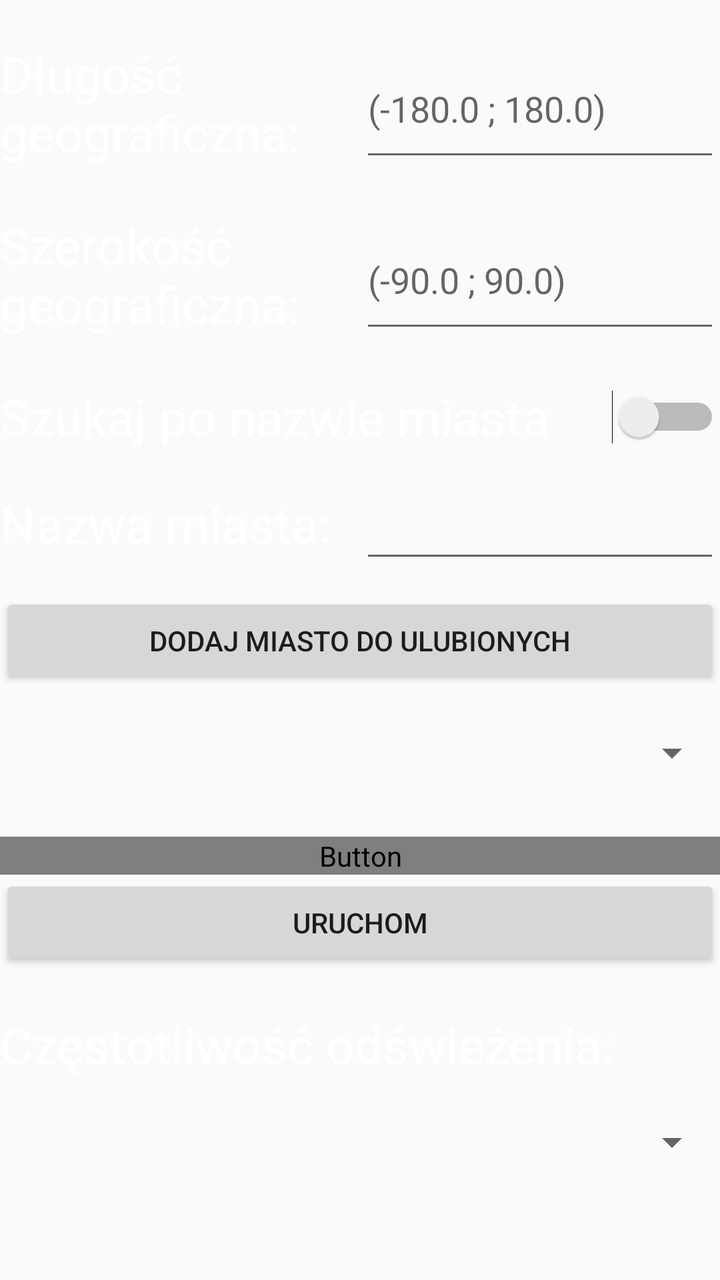
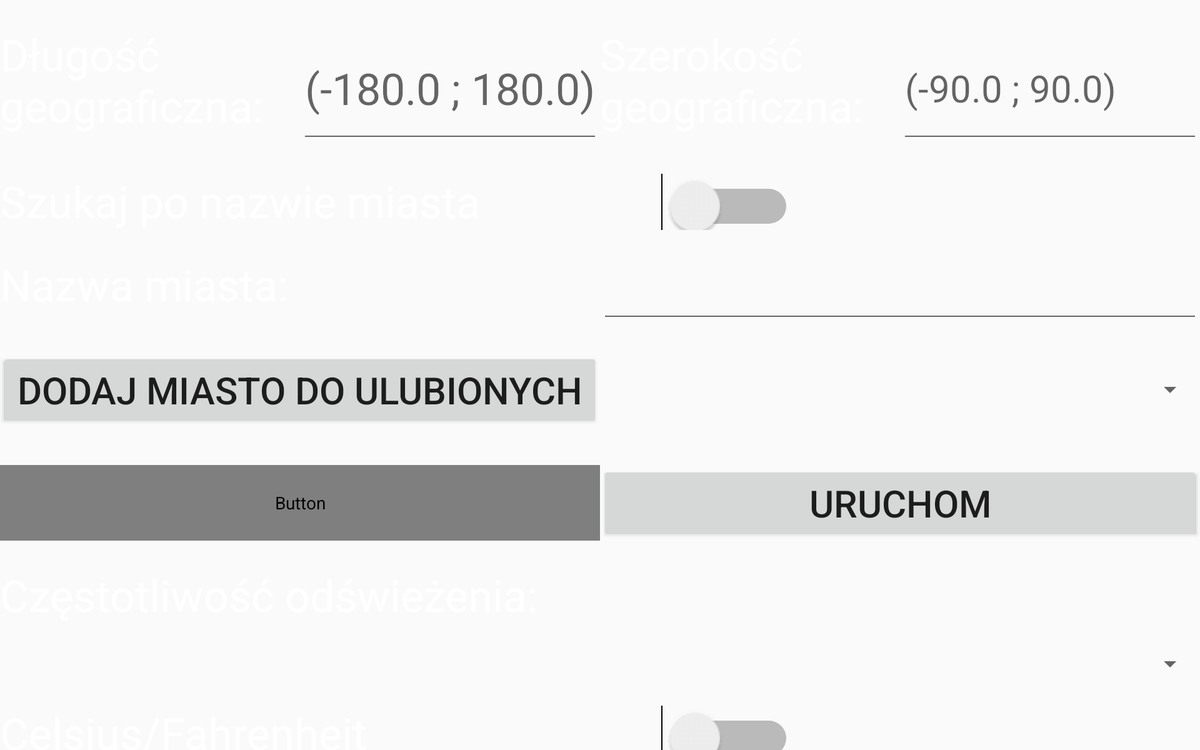

Two renders of one Android screen. The first uses the default layout on a phone; the second uses the alternative layout the repository ships for a different screen configuration, on a matching device. The two XML files are below.
<!-- AndroidManifest.xml: application theme AppTheme -->
<!-- res/layout/activity_main.xml -->
<?xml version="1.0" encoding="utf-8"?>
<FrameLayout xmlns:android="http://schemas.android.com/apk/res/android"
    android:layout_width="match_parent"
    android:layout_height="match_parent"
    android:background="@color/blue_300">

    <TableLayout
        android:layout_width="match_parent"
        android:layout_height="match_parent"
        android:shrinkColumns="0,1"
        android:stretchColumns="0,2">

        <TableRow
            android:layout_width="match_parent"
            android:layout_height="0dp"
            android:paddingTop="20dp">

            <TextView
                android:layout_width="0dp"
                android:layout_height="match_parent"
                android:layout_weight="1"
                android:text="Długość geograficzna:"
                android:textColor="@android:color/white"
                android:textSize="25dp" />

            <EditText
                android:id="@+id/longitude"
                android:layout_width="0dp"
                android:layout_height="match_parent"
                android:layout_weight="1"
                android:hint="(-180.0 ; 180.0)"
                android:inputType="numberSigned"
                android:textColor="@android:color/white" />
        </TableRow>

        <TableRow
            android:layout_width="match_parent"
            android:layout_height="0dp"
            android:paddingTop="20dp">

            <TextView
                android:layout_width="0dp"
                android:layout_height="match_parent"
                android:layout_weight="1"
                android:text="Szerokość geograficzna:"
                android:textColor="@android:color/white"
                android:textSize="25dp" />

            <EditText
                android:id="@+id/latitude"
                android:layout_width="0dp"
                android:layout_height="match_parent"
                android:layout_weight="1"
                android:hint="(-90.0 ; 90.0)"
                android:inputType="numberSigned"
                android:textColor="@android:color/white" />
        </TableRow>

        <TableRow
            android:layout_width="match_parent"
            android:layout_height="20dp"
            android:paddingTop="20dp">

            <TextView
                android:layout_width="0dp"
                android:layout_height="wrap_content"
                android:layout_weight="1"
                android:text="Szukaj po nazwie miasta"
                android:textColor="@android:color/white"
                android:textSize="25dp" />

            <Switch
                android:id="@+id/simpleSwitch"
                android:layout_width="wrap_content"
                android:layout_height="wrap_content"
                android:gravity="bottom" />
        </TableRow>

        <TableRow
            android:layout_width="match_parent"
            android:layout_height="0dp"
            android:paddingTop="20dp">

            <TextView
                android:layout_width="0dp"
                android:layout_height="match_parent"
                android:layout_weight="1"
                android:text="Nazwa miasta:"
                android:textColor="@android:color/white"
                android:textSize="25dp" />

            <EditText
                android:id="@+id/city_name"
                android:layout_width="0dp"
                android:layout_height="match_parent"
                android:layout_weight="1"
                android:hint=""
                android:textColor="@android:color/white" />
        </TableRow>

        <TableRow
            android:layout_width="match_parent"
            android:layout_height="0dp"
            android:paddingTop="10dp">

            <Button
                android:id="@+id/buttonFav"
                android:layout_width="0dp"
                android:layout_height="match_parent"
                android:layout_weight="1"
                android:text="Dodaj miasto do ulubionych" />
        </TableRow>



        <TableRow
            android:layout_width="match_parent"
            android:layout_height="0dp"
            android:paddingTop="20dp">


            <Spinner
                android:id="@+id/favourite"
                android:layout_width="0dp"
                android:layout_height="match_parent"
                android:layout_weight="1"
                android:textColor="@android:color/white" />
        </TableRow>

        <TableRow
            android:layout_width="match_parent"
            android:layout_height="0dp"
            android:paddingTop="30dp">

            <Button
                android:id="@+id/buttonFavDelete"
                android:layout_width="0dp"
                android:layout_height="match_parent"
                android:layout_weight="1"
                android:textColor="@color/red_100"
                android:text="Wyczyść listę ulubionych" />
        </TableRow>
        <TableRow
            android:layout_width="match_parent"
            android:layout_height="0dp">

            <Button
                android:id="@+id/button"
                android:layout_width="0dp"
                android:layout_height="match_parent"
                android:layout_weight="1"
                android:text="Uruchom" />

        </TableRow>
        <TableRow
            android:layout_width="match_parent"
            android:layout_height="0dp"
            android:paddingTop="20dp">

            <TextView
                android:layout_width="0dp"
                android:layout_height="match_parent"
                android:layout_weight="1"
                android:text="Częstotliwość odświeżenia:"
                android:textColor="@android:color/white"
                android:textSize="25dp" />

        </TableRow>

        <TableRow
            android:layout_width="match_parent"
            android:layout_height="0dp"
            android:paddingTop="20dp">


            <Spinner
                android:id="@+id/refresh"
                android:layout_width="0dp"
                android:layout_height="match_parent"
                android:layout_weight="1"
                android:textColor="@android:color/white" />
        </TableRow>

    </TableLayout>
</FrameLayout>
<!-- resources referenced by this layout -->
<resources>
  <style name="AppTheme" parent="Theme.AppCompat.Light.NoActionBar">
          <item name="colorPrimary">@color/colorPrimary</item>
          <item name="colorPrimaryDark">@color/colorPrimaryDark</item>
          <item name="colorAccent">@color/colorAccent</item>
      </style>
</resources>
<!-- res/layout-sw600dp-land/activity_main.xml (the author's variant of the layout above) -->
<!-- drawn on a 7-inch tablet turned sideways -->
<?xml version="1.0" encoding="utf-8"?>
<FrameLayout xmlns:android="http://schemas.android.com/apk/res/android"
    android:layout_width="match_parent"
    android:layout_height="match_parent"
    android:background="@color/blue_300">

    <TableLayout
        android:layout_width="match_parent"
        android:layout_height="match_parent"
        android:shrinkColumns="0,1"
        android:stretchColumns="0,2">

        <TableRow
            android:layout_width="match_parent"
            android:layout_height="0dp"
            android:paddingTop="20dp">

            <TextView
                android:layout_width="0dp"
                android:layout_height="match_parent"
                android:layout_weight="1"
                android:text="Długość geograficzna:"
                android:textColor="@android:color/white"
                android:textSize="35dp" />

            <EditText
                android:id="@+id/longitude"
                android:layout_width="0dp"
                android:layout_height="match_parent"
                android:layout_weight="1"
                android:hint="(-180.0 ; 180.0)"
                android:inputType="numberSigned"
                android:textColor="@android:color/white"
                android:textSize="35dp" />

            <TextView
                android:layout_width="0dp"
                android:layout_height="match_parent"
                android:layout_weight="1"
                android:text="Szerokość geograficzna:"
                android:textColor="@android:color/white"
                android:textSize="35dp" />

            <EditText
                android:id="@+id/latitude"
                android:layout_width="0dp"
                android:layout_height="match_parent"
                android:layout_weight="1"
                android:hint="(-90.0 ; 90.0)"
                android:inputType="numberSigned"
                android:textColor="@android:color/white"
                android:textSize="30dp" />
        </TableRow>


        <TableRow
            android:layout_width="match_parent"
            android:layout_height="wrap_content"
            android:paddingTop="20dp">

            <TextView
                android:layout_width="0dp"
                android:layout_height="wrap_content"
                android:layout_weight="1"
                android:text="Szukaj po nazwie miasta"
                android:textColor="@android:color/white"
                android:textSize="35dp" />

            <Switch
                android:id="@+id/simpleSwitch"
                android:layout_width="wrap_content"
                android:layout_marginRight="350dp"
                android:gravity="bottom"
                android:scaleX="2"
                android:scaleY="2" />
        </TableRow>

        <TableRow
            android:layout_width="match_parent"
            android:layout_height="0dp"
            android:paddingTop="20dp">

            <TextView
                android:layout_width="0dp"
                android:layout_height="match_parent"
                android:layout_weight="1"
                android:text="Nazwa miasta:"
                android:textColor="@android:color/white"
                android:textSize="35dp" />

            <EditText
                android:id="@+id/city_name"
                android:layout_width="0dp"
                android:layout_height="match_parent"
                android:layout_weight="1"
                android:textSize="30dp"
                android:hint=""
                android:textColor="@android:color/white" />
        </TableRow>


        <TableRow
            android:layout_width="match_parent"
            android:layout_height="0dp"
            android:paddingTop="20dp">

            <Button
                android:id="@+id/buttonFav"
                android:layout_width="0dp"
                android:layout_height="match_parent"
                android:layout_weight="1"
                android:text="Dodaj miasto do ulubionych"
                android:textSize="30dp" />

            <Spinner
                android:id="@+id/favourite"
                android:layout_width="0dp"
                android:layout_height="match_parent"
                android:layout_weight="1"
                android:textColor="@android:color/white" />
        </TableRow>


        <TableRow
            android:layout_width="match_parent"
            android:layout_height="0dp"
            android:paddingTop="30dp">

            <Button
                android:id="@+id/buttonFavDelete"
                android:layout_width="0dp"
                android:layout_height="match_parent"
                android:layout_weight="1"
                android:text="Wyczyść listę ulubionych"
                android:textColor="@color/red_100"
                android:textSize="30dp" />

            <Button
                android:id="@+id/button"
                android:layout_width="0dp"
                android:layout_height="match_parent"
                android:layout_weight="1"
                android:text="Uruchom"
                android:textSize="30dp" />
        </TableRow>

        <TableRow
            android:layout_width="match_parent"
            android:layout_height="0dp"
            android:paddingTop="20dp">

            <TextView
                android:layout_width="0dp"
                android:layout_height="match_parent"
                android:layout_weight="1"
                android:text="Częstotliwość odświeżenia:"
                android:textColor="@android:color/white"
                android:textSize="35dp" />

        </TableRow>

        <TableRow
            android:layout_width="match_parent"
            android:layout_height="0dp"
            android:paddingTop="20dp">


            <Spinner
                android:id="@+id/refresh"
                android:layout_width="0dp"
                android:layout_height="match_parent"
                android:layout_weight="1"
                android:textColor="@android:color/white" />
        </TableRow>

        <TableRow
            android:layout_width="match_parent"
            android:layout_height="20dp"
            android:paddingTop="20dp">

            <TextView
                android:layout_width="0dp"
                android:layout_height="wrap_content"
                android:layout_weight="1"
                android:text="Celsius/Fahrenheit"
                android:textColor="@android:color/white"
                android:textSize="35dp" />

            <Switch
                android:id="@+id/simpleSwitchUnit"
                android:layout_width="wrap_content"
                android:layout_marginRight="350dp"
                android:gravity="bottom"
                android:scaleX="2"
                android:scaleY="2" />
        </TableRow>

    </TableLayout>
</FrameLayout>
